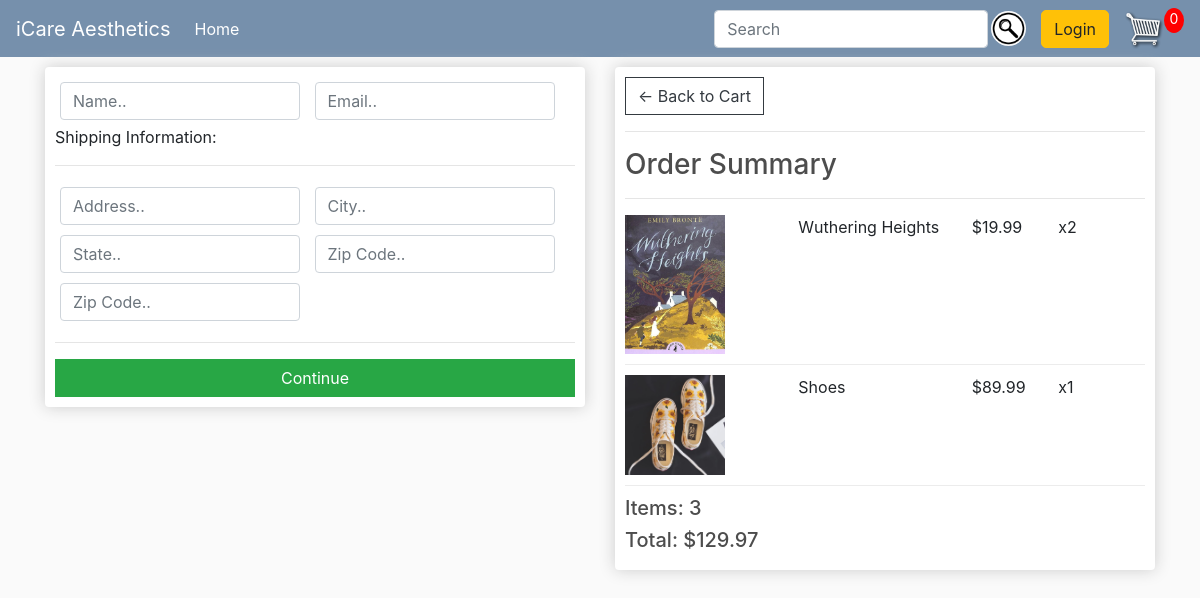
Screenshot of /checkout/ (signed in) with the database file from the repository.
### store/models.py (models this page shows, shortened)
class OrderItem(models.Model):
    product = models.ForeignKey(Product, on_delete = models.SET_NULL, blank=True, null=True)
    order = models.ForeignKey(Order, on_delete=models.SET_NULL, blank=True, null=True)
    quantity = models.IntegerField(default=0, null=True, blank=True)
    date_added = models.DateTimeField(auto_now_add=True)
    @property
    def get_total(self):
        total = self.product.price * self.quantity
        return total

class Product(models.Model):
    name = models.CharField(max_length=200, null=True)
    price = models.FloatField()
    digital = models.BooleanField(default=False, null=True, blank=False)
    image = models.ImageField(null=True, blank=True)
    @property
    def imageURL(self):
        try:
            url = self.image.url
        except:
            url = ''
        return url

class Order(models.Model):
    customer = models.ForeignKey(Customer, on_delete=models.SET_NULL, blank=True, null=True)
    date_ordered = models.DateTimeField(auto_now_add=True)
    complete = models.BooleanField(default=False, null=True, blank=False)
    transaction_id = models.CharField(max_length=200, null=True)
    @property
    def get_cart_total(self):
        orderitems = self.orderitem_set.all()
        total = sum([item.get_total for item in orderitems])
        return total
    @property
    def get_cart_items(self):
        orderitems = self.orderitem_set.all()
        total = sum([item.quantity for item in orderitems])
        return total

### store/views.py (the view)
# urls.py: path('checkout/', views.checkout, name = 'checkout'),
def checkout(request):
    if request.user.is_authenticated:
        customer = request.user.customer
        order, created = Order.objects.get_or_create(customer=customer, complete=False)
        items =  order.orderitem_set.all()
    else:
        items = []
        order = {'get_cart_total':0, 'get_cart_items':0}
    context = {'items': items, 'order':order}
    return render(request, 'store/checkout.html', context)

### store/templates/store/checkout.html (shortened to what this page needs)
{% extends 'store/base.html' %}
{% load static %}
{% block content %}
<div class="row">
    <div class="col-lg-6">
        <div class="box-element" id="form-wrapper">
            <form id="form">
                <div id="user-info">
                    <div class="form-field">
                        <input required class="form-control" type="text" name="name" placeholder="Name..">
                    </div>
                    <div class="form-field">
                        <input required class="form-control" type="email" name="email" placeholder="Email..">
                    </div>
                </div>
                <div id="shipping-info">
                    <p>Shipping Information:</p>
                    <hr>
                    <div class="form-field">
                        <input required class="form-control" type="text" name="address" placeholder="Address..">
                    </div>
                    <div class="form-field">
                        <input required class="form-control" type="text" name="city" placeholder="City..">
                    </div>
                    <div class="form-field">
                        <input required class="form-control" type="text" name="state" placeholder="State..">
                    </div>
                    <div class="form-field">
                        <input required class="form-control" type="text" name="zipcode" placeholder="Zip Code..">
                    </div>
                    <div class="form-field">
                        <input required class="form-control" type="text" name="country" placeholder="Zip Code..">
                    </div>
                </div>
                <hr>
                <input id="form-button" class="btn btn-success btn-block" type="submit" value="Continue">
            </form>
        </div>
        <br>
    </div>
    <div class="col-lg-6">
        <div class="box-element" id="form-wrapper">
            <a class="btn btn-outline-dark" href="{% url 'cart' %}">&#x2190; Back to Cart</a>
            <hr>
            <h3>Order Summary</h3>
            <hr>
            {% for item in items %}
            <div class="cart-row">
                <div style="flex: 2"><img class="row-image" src="{{item.product.imageURL}}"></div>
                <div style="flex: 2"><p>{{item.product.name}}</p></div>
                <div style="flex: 1"><p>${{item.product.price}}</p></div>
                <div style="flex: 1">
                    <p>x{{item.quantity}}</p>
                </div>
            </div>
            {% endfor %}
            <h5>Items: {{order.get_cart_items}}</h5>
            <h5>Total: ${{order.get_cart_total|floatformat:2}}</h5>
        </div>
    </div>
</div>
{% endblock content %}

### static/css/main.css (style rules this page uses)
body { background-color: hsl(0, 0%, 98%); }
h1,h2,h3,h4,h5,h6 { color:hsl(0, 0%, 30%); }
.box-element { box-shadow:hsl(0, 0%, 80%) 0 0 16px; background-color: #fff; border-radius: 4px; padding: 10px; }
.col-lg-4, .col-lg-6, .col-lg-8, .col-lg-12 { margin-top: 10px; }
.btn { border-radius: 0; }
.row-image { width: 100px; }
.form-field { width:250px; display: inline-block; padding: 5px; }
.cart-row { display: flex; align-items: flex-stretch; padding-bottom: 10px; margin-bottom: 10px; border-bottom: 1px solid #ececec; }

### rows the page displays
OrderItem: product.imageURL (picture), product.name "Wuthering Heights", product.price "19.99", quantity "2"
OrderItem: product.imageURL (picture), product.name "Shoes", product.price "89.99", quantity "1"
Order: get_cart_items "3", get_cart_total "129.97"
